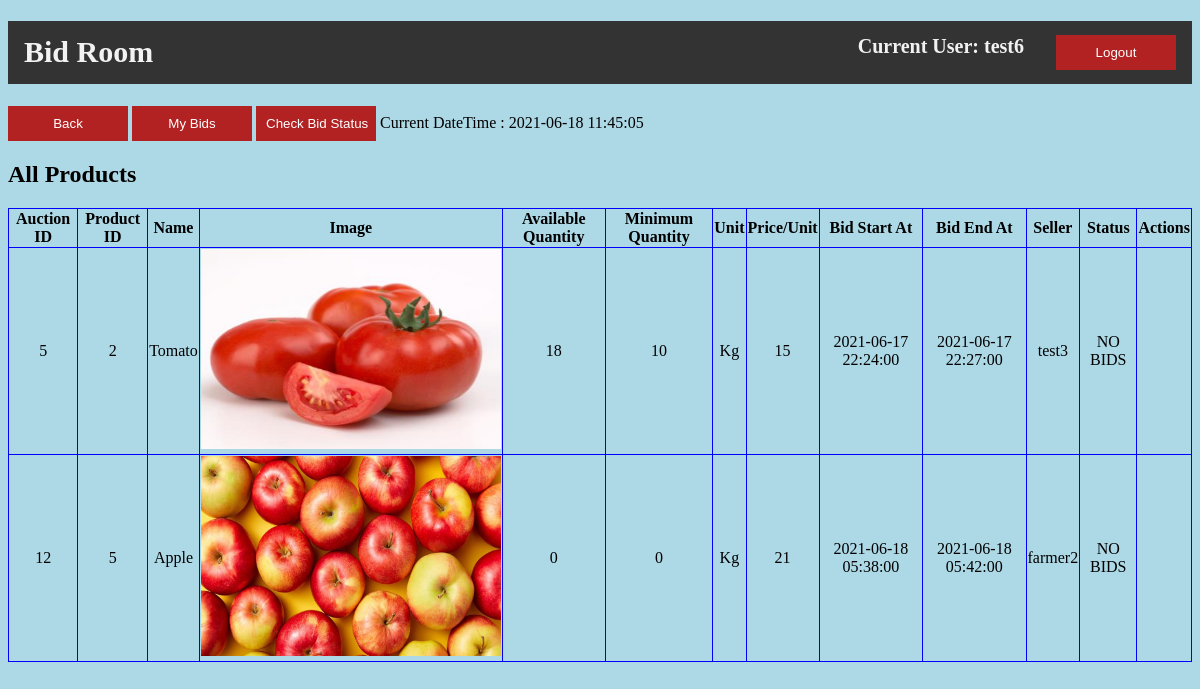
Screenshot of /Rajeet2/Local_e_Market/b_bidRoom_All.php (signed in) with the database file from the repository.
### tables this page shows
CREATE TABLE `Bid_room` (
  `auction_id` int(10) NOT NULL,
  `totalQuantity` int(10) NOT NULL,
  `lowest_bidQuantity` int(10) NOT NULL,
  `lowestPrice_perUnit` int(10) NOT NULL,
  `bid_start` datetime NOT NULL,
  `bid_end` datetime NOT NULL,
  `Productp_id` int(10) NOT NULL
);

CREATE TABLE `Product` (
  `p_id` int(10) NOT NULL,
  `productName` varchar(25) NOT NULL,
  `productImage` varchar(255) NOT NULL,
  `Quantity` int(10) NOT NULL,
  `Price_perUnit` int(10) NOT NULL,
  `Unit` varchar(10) NOT NULL,
  `Added_date` datetime NOT NULL,
  `farmerf_username` varchar(25) NOT NULL,
  `AvailableQuantity` int(10) NOT NULL
);

CREATE TABLE `All_Bid` (
  `bid_id` int(10) NOT NULL,
  `auction_id` int(10) NOT NULL,
  `b_username` varchar(25) NOT NULL,
  `b_bidQuantity` int(10) NOT NULL,
  `b_bidPrice_perUnit` int(10) NOT NULL,
  `farmer_profit` int(10) NOT NULL,
  `lastcheck` datetime NOT NULL
);

### Rajeet2/Local_e_Market/b_bidRoom_All.php (the view, shortened to what this page needs)
<?php
    if(isset($_SESSION['b_username']) && !empty($_SESSION['b_username'])){
      ?>
      <!DOCTYPE html>
      <html>
          <head>
          </head>
          <body>
            <h1 class="header">
              <left class="active">Bid Room</left>
              <right><input type="button" id="button" value="Logout" onclick="logout();"></right>
              <right>Current User: <?php echo $_SESSION['b_username'];?></right>
            </h1>
            <input type="button" id="button" value="Back" onclick="back();">
            <input type="button" id="button" value="My Bids" onclick="bidRoom_My();">
            <input type="button" id="button" value="Check Bid Status" onclick="bid_stat();">
            Current DateTime :
            <?php
            echo date('Y-m-d H:i:s')
            ?>
            <div>
              <h2>All Products</h2>
              <table id="p_table">
                <thead>
                  <tr>
                    <th>Auction ID</th>
                    <th>Product ID</th>
                    <th>Name</th>
                    <th>Image</th>
                    <th>Available Quantity</th>
                    <th>Minimum Quantity</th>
                    <th>Unit</th>
                    <th>Price/Unit</th>
                    <th>Bid Start At</th>
                    <th>Bid End At</th>
                    <th>Seller</th>
                    <th>Status</th>
                    <th>Actions</th>
                  </tr>
                  <?php
                  try{
                    $conn=new PDO("mysql:host=localhost:3306;dbname=localemarket;", "root", "");
                    $conn->setAttribute(PDO::ATTR_ERRMODE, PDO::ERRMODE_EXCEPTION);
                    $sqlquary="SELECT* FROM product AS pro JOIN bid_room AS bid ON pro.p_id = bid.Productp_id";
                    $pdo_obj=$conn->query($sqlquary);
                    $table_data=$pdo_obj->fetchAll();
                    if($pdo_obj->rowCount() == 0){
                      ?>
                      <tr>
                        <td colspan="11">No Data</td>
                      </tr>
                      <?php
                    }
                    else{
                      foreach ($table_data as $row) {
                        ?>
                        <tr>
                          <td><?php echo $row['auction_id'] ?></td>
                          <td><?php echo $row['p_id'] ?></td>
                          <td><?php echo $row['productName'] ?></td>
                          <td><img src="<?php echo $row['productImage'] ?>" width="300" height="200"?> </td>
                          <td><?php echo $row['totalQuantity'] ?></td>
                          <td><?php echo $row['lowest_bidQuantity'] ?></td>
                          <td><?php echo $row['Unit'] ?></td>
                          <td><?php echo $row['lowestPrice_perUnit'] ?></td>
                          <td><?php echo $row['bid_start'] ?></td>
                          <td><?php echo $row['bid_end'] ?></td>
                          <td><?php echo $row['farmerf_username'] ?></td>
                          <td>
                            <?php
                            $id=$row['auction_id'];
                            $sqlquary="SELECT bid_id, auction_id, b_username, b_bidQuantity, b_bidPrice_perUnit
                                      FROM all_bid
                                      WHERE farmer_profit = ALL(SELECT MAX(farmer_profit) FROM all_bid GROUP BY auction_id HAVING auction_id = $id)";
                            $pdo_obj=$conn->query($sqlquary);
                            $table_data=$pdo_obj->fetchAll();
                              foreach ($table_data as $row1) {
                                if($row1['auction_id'] == $id){
                                ?>
                                  Quantity :
                                  <?php echo $row1['b_bidQuantity'];?>
                                  <br><br>
                                  Unit Price :
                                  <?php echo $row1['b_bidPrice_perUnit'];
                                }
                                else{
                                  ?>
                                  NO BIDS
                                  <?php
                                }
                            }
                            ?>
                          </td>
                          <td>
                          </td>
                        </tr>
                        <?php
                      }
                    }
                  }
                  catch(PDOExeption $e){
                    ?>
                    <tr>
                      <td colspan="11">No Data</td>
                    </tr>
                    <?php
                  }
                   ?>
                </thead>
              </table>
            </div>
          </body>
      </html>
      <?php
    }
    else{
        ?>
        <script>location.assign("b_login.php");</script>
        <?php
    }
?>

### Rajeet2/Local_e_Market/b_bidRoom_All.php (style rules this page uses)
body { background-color: lightblue; }
#button { padding: 10px; width: 120px; color: white; background-color: FireBrick; border: none; }
#p_table { width: 100%; border: 1px solid blue; border-collapse: collapse; }
#p_table th, #p_table td { border: 1px solid blue; border-collapse: collapse; text-align: center; }
.header { background-color: #333; overflow: hidden; }
.header left { float: left; color: #f2f2f2; text-align: center; padding: 14px 16px; text-decoration: none; font-size: 30px; }
.header right { float: right; color: #f2f2f2; text-align: center; padding: 14px 16px; text-decoration: none; font-size: 20px; }

### rows the page displays
bid_room: auction_id "5", Productp.p_id "2", Productp.productName "Tomato", Productp.productImage (picture), totalQuantity "18", lowest_bidQuantity "10", Productp.Unit "Kg", lowestPrice_perUnit "15", bid_start "2021-06-17 22:24:00", bid_end "2021-06-17 22:27:00", Productp.farmerf_username "test3"
all_bid: shows "NO BIDS"
bid_room: auction_id "12", Productp.p_id "5", Productp.productName "Apple", Productp.productImage (picture), totalQuantity "0", lowest_bidQuantity "0", Productp.Unit "Kg", lowestPrice_perUnit "21", bid_start "2021-06-18 05:38:00", bid_end "2021-06-18 05:42:00", Productp.farmerf_username "farmer2"

### other values shown
$_SESSION['b_username'] "test6"
